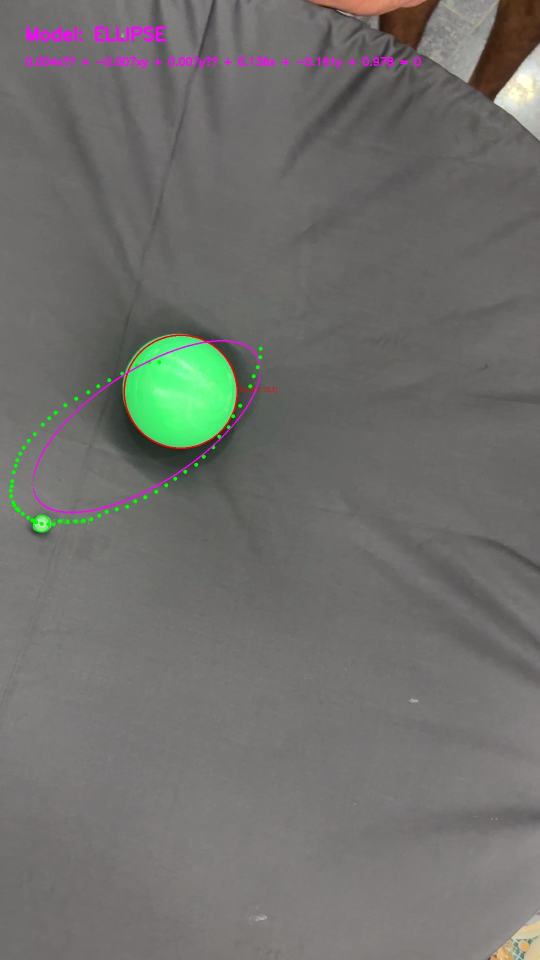
#> input picture tests/curve_overlay.jpg, 1080 x 1920 px (shown at 1/2 size)
$ python -i detection.py   (imports and definitions only)
#> lines starting #> are read from the running program, lines starting #| are printed output that depends on the picture
#> further down, picture is the input picture: shape (1920, 1080, 3); mean B, G, R 107.9, 111.4, 111.1
"""
Ball Detection Module - Refined Hybrid Pipeline

This module provides specialized functions for detecting balls in video frames.
It uses a hybrid approach:
1. Big Ball: Hough Circle Transform (Shape-based)
2. Small Ball: Euclidean Distance Masking (Color proximity-based)
3. Color Markers: Euclidean Distance Masking for calibration markers

Author: CosmosCurves Team
License: MIT
"""

import cv2
import numpy as np
from typing import List, Dict, Any, Optional, Tuple

# Detection thresholds (kept for tuning if needed)
MIN_DETECTION_SCORE = 0.10  # Lowered from 0.40 - small balls have small areas
TARGET_FRAMES = 25
MIN_VALID_FRAMES = 10

# Marker detection thresholds
MARKER_MIN_AREA = 100  # Lowered to catch smaller markers
MARKER_MAX_AREA = 80000  # Increased for larger markers
MARKER_SIZE_TOLERANCE = 0.5  # Allow 50% size difference between markers

def _get_image(image_input):
    """Internal helper to decode bytes or return the image array"""
    if isinstance(image_input, bytes):
        np_arr = np.frombuffer(image_input, np.uint8)
        img = cv2.imdecode(np_arr, cv2.IMREAD_COLOR)
        return img
    return image_input

# [160 lines left out: functions compute_hsv_ranges, detect_color_markers, not called in this run]


def hough_detect_big_ball(image_input):
    """
    Detect the BIG ball using Hough Circle Transform.
    Does not rely on color, looks for circular gradients.
    """
    img = _get_image(image_input)
    if img is None:
        return {"detected": False}

    gray = cv2.cvtColor(img, cv2.COLOR_BGR2GRAY)
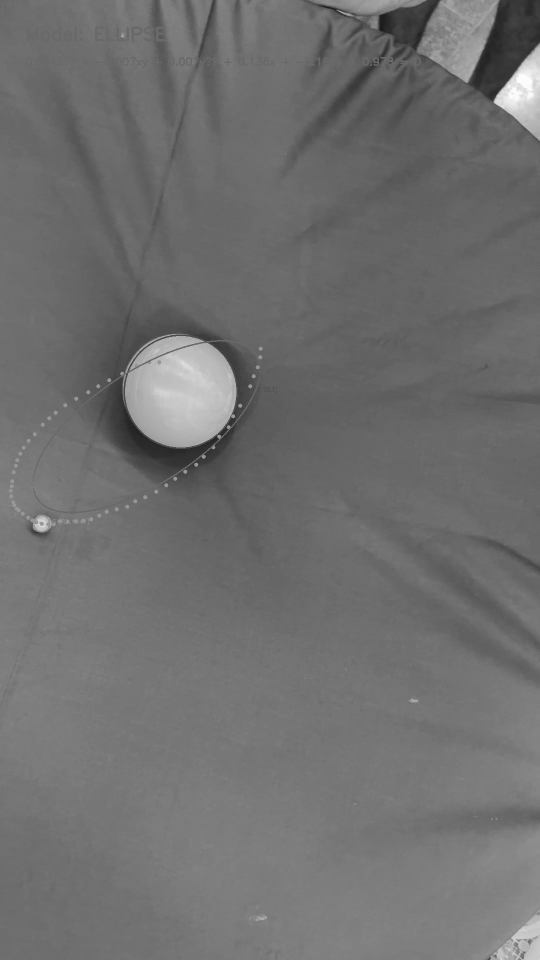
#> gray: shape (1920, 1080) (shown at 1/2 size); min 24, max 254, mean 110.9
    blurred = cv2.medianBlur(gray, 5)

    # Radius range for big ball: 60 to 180 (Adjust if needed for distance)
    circles = cv2.HoughCircles(
        blurred,
        cv2.HOUGH_GRADIENT,
        dp=1.2,
        minDist=100,
        param1=50,
        param2=30,
        minRadius=60,
        maxRadius=180
    )
#> circles = [[359.4, 784.2, 112.6], [173.4, 959.4, 146.3], [807, 209.4, 106.6], [329.4, 66.6, 76.92], [900.6, 102.6, 69.36], [666.6, 85.8, 69.96]]

    if circles is not None:
        circles = np.uint16(np.around(circles))
#> circles = [[359, 784, 113], [173, 959, 146], [807, 209, 107], [329, 67, 77], [901, 103, 69], [667, 86, 70]]
        best = circles[0, 0]
#> best = [359, 784, 113]
        return {
            "detected": True,
            "x_px": int(best[0]),
            "y_px": int(best[1]),
            "radius_px": int(best[2]),
            "score": 1.0 # Hough detections are weighted highly
        }
    return {"detected": False}

# [183 lines left out: functions _compute_blob_score, distance_mask_detect_small_ball, distance_mask_detect_big_ball, detect_ball_in_frame, not called in this run]

>>> import cv2
>>> picture = cv2.imread('../tests/curve_overlay.jpg')
>>> result = hough_detect_big_ball(picture)
#> result = {'detected': True, 'x_px': 359, 'y_px': 784, 'radius_px': 113, 'score': 1}
